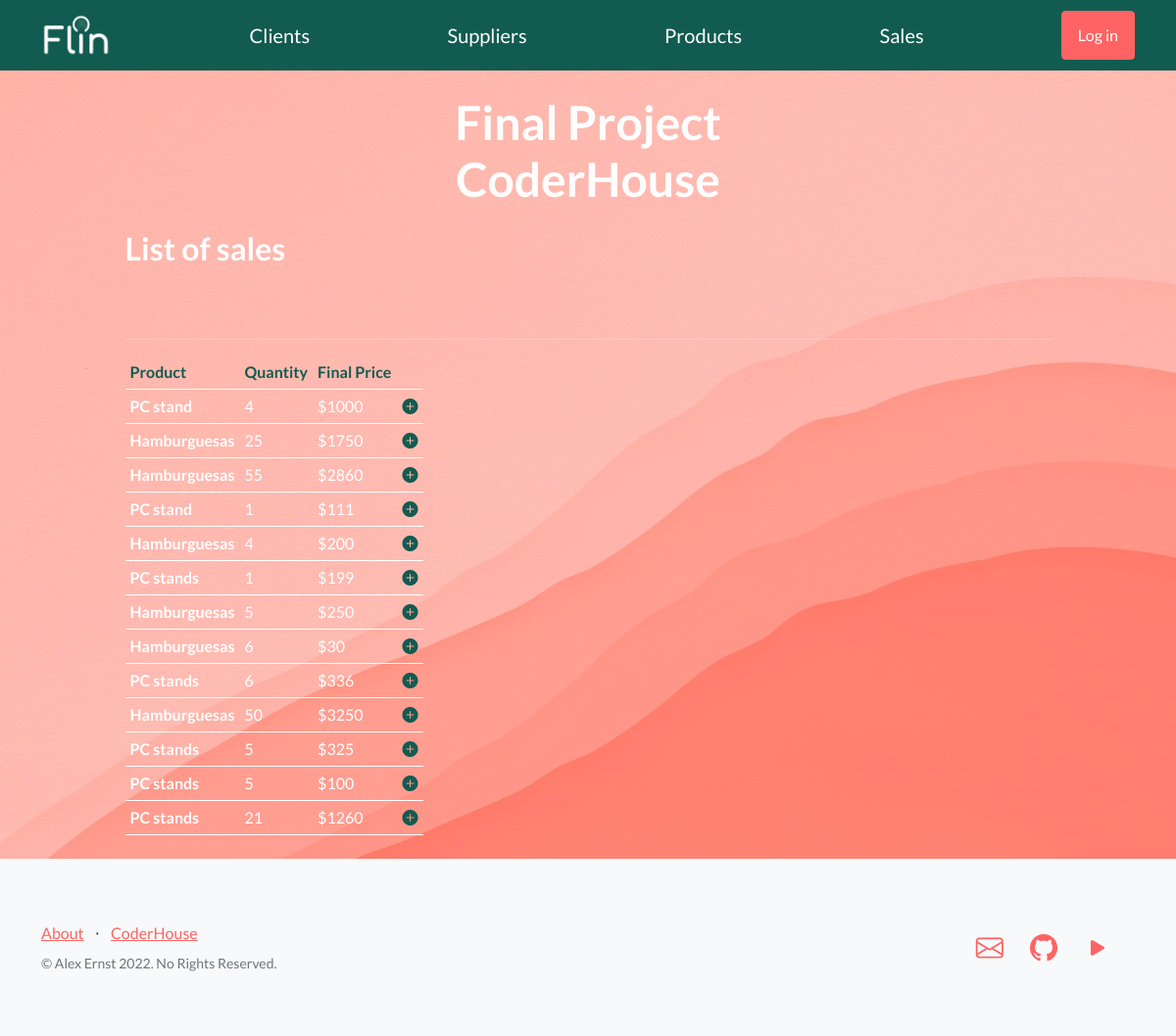
/sales/, run on an earlier commit of the app's database.
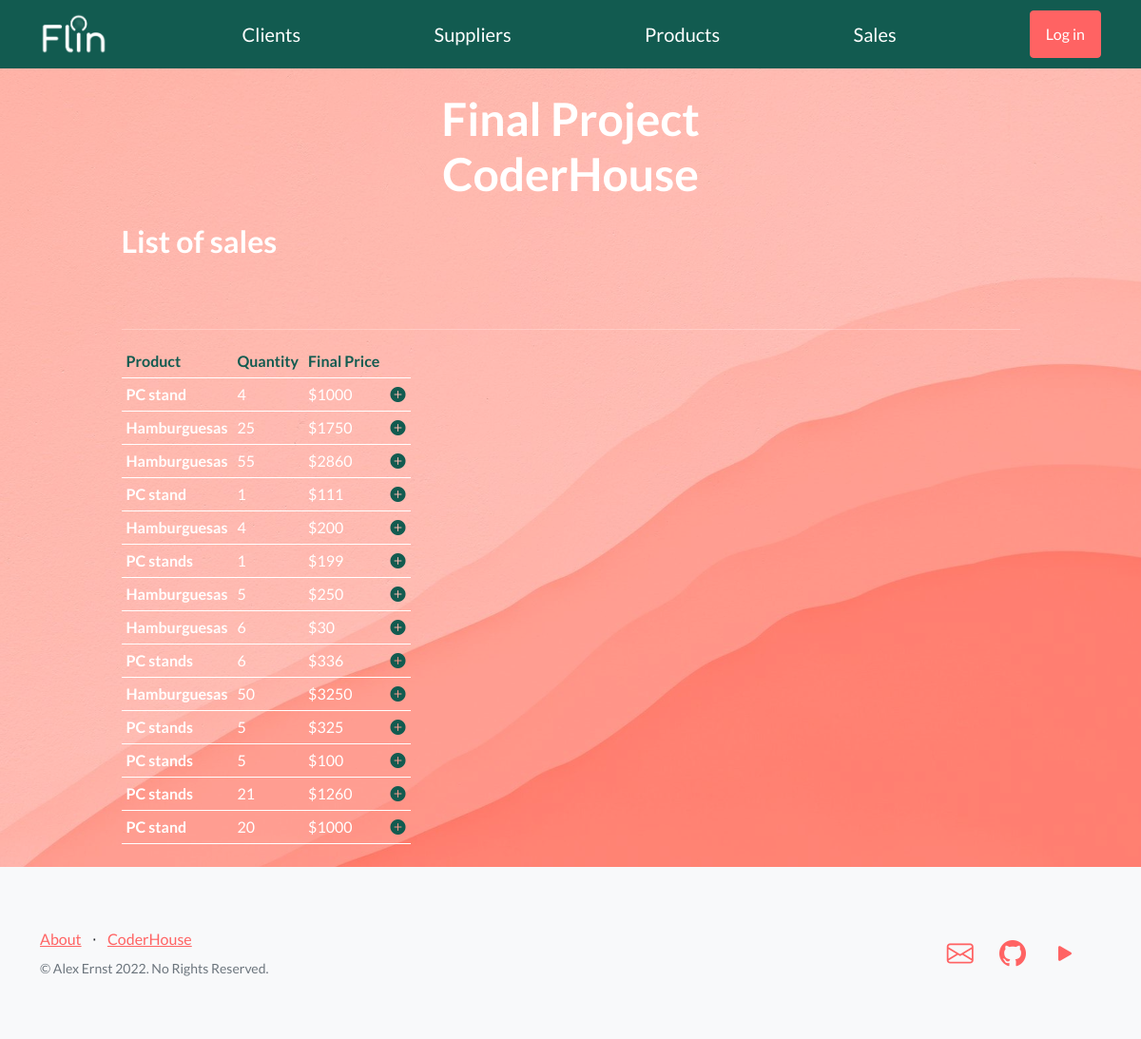
And on a later commit of the database.
### sales/models.py (models this page shows)
class Sale(models.Model):
    client = models.CharField(max_length=40, default=' ')
    product = models.CharField(max_length=40, default=' ')
    unit_price = models.IntegerField(default=0)
    quantity = models.IntegerField(default=0)
    final_price = models.IntegerField(default=0)
    date = models.DateField(default="2000-01-01")
    seller = models.CharField(max_length=40, default=' ', null=True, blank=True)

### sales/views.py (the view)
# urls.py: path('', views.SaleListView.as_view(), name='sale-list'),
class SaleListView(ListView):
    model = Sale
    template_name = "sales/sale_list.html"

### sales/templates/sales/sale_list.html (shortened to what this page needs)
{% extends "main/index.html" %}
{% load static %}
{% block content %}
<h2>List of sales</h2>
<br><br>
<hr>
{% if sale_list %}
    <table>
            <tr style="border-bottom: 1px solid #fff">
            <th style="padding: 5px; color: #125B50">Product</th>
            <th style="padding: 5px; color: #125B50">Quantity</th>
            <th style="padding: 5px; color: #125B50" >Final Price</th>
            </tr>
        {% for sale in sale_list %}
        <tr style="border-bottom: 1px solid #fff">
           <td style="padding: 5px"><b>{{sale.product}}</b></td><td style="padding: 5px">{{sale.quantity}}</td><td style="padding: 5px">${{sale.final_price}}</td>
           <td><a href="{% url 'sales:sale-detail' sale.id %}" style="padding: 5px">
                <i class="bi-plus-circle-fill" style="color: #125B50"> </i>
            </a></td>
        </tr>
    {% endfor %}
    </table>
{% else %}
<h4><p style="color: #125B50">No sales yet</p></h4>
{% endif %}
{% endblock %}

What changed in the data, as far as the page shows it:
added Sale: product "PC stand", quantity "20", final_price "1000"
